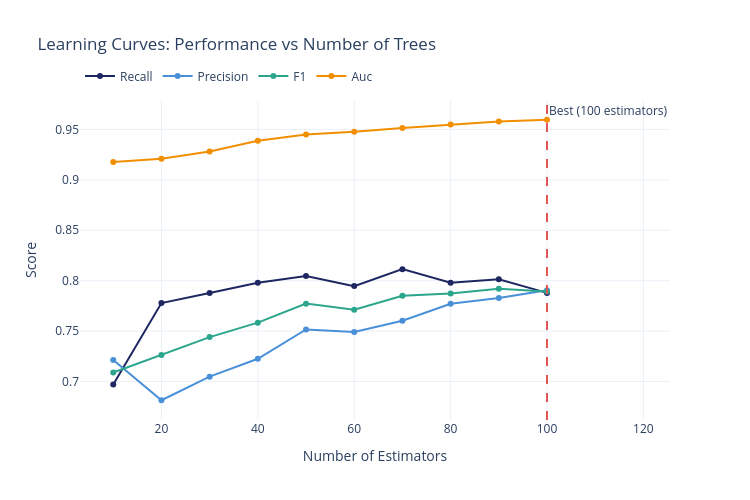

The notebook cell saved with this chart:
### Markdown cell above
---
## 10. Learning Curves: Performance vs Number of Estimators

### Code cell
# Train models with increasing n_estimators to see learning curves
n_estimators_range = list(range(10, lgb_clf.n_estimators + 1, 10))
learning_curves = []

for n_est in n_estimators_range:
    lgb_temp = Pipeline([
        ("prep", prep_tree),
        ("clf", LGBMClassifier(
            n_estimators=n_est,
            max_depth=lgb_clf.max_depth,
            learning_rate=lgb_clf.learning_rate,
            num_leaves=lgb_clf.num_leaves,
            min_child_samples=lgb_clf.min_child_samples,
            subsample=lgb_clf.subsample,
            colsample_bytree=lgb_clf.colsample_bytree,
            scale_pos_weight=pos_weight,
            random_state=RANDOM_STATE,
            verbose=-1,
            n_jobs=-1,
        )),
    ])
    
    lgb_temp.fit(X_train, y_train)
    y_pred_t = lgb_temp.predict(X_test)
    y_score_t = lgb_temp.predict_proba(X_test)[:, 1]
    
    learning_curves.append({
        "n_estimators": n_est,
        "recall": recall_score(y_test, y_pred_t),
        "precision": precision_score(y_test, y_pred_t, zero_division=0),
        "f1": f1_score(y_test, y_pred_t),
        "auc": roc_auc_score(y_test, y_score_t),
    })

df_curves = pd.DataFrame(learning_curves)

fig_curves = go.Figure()
for metric, color in [("recall", COLORS["navy"]), ("precision", COLORS["accent"]),
                       ("f1", COLORS["green"]), ("auc", COLORS["orange"])]:
    fig_curves.add_trace(go.Scatter(
        x=df_curves["n_estimators"], y=df_curves[metric],
        name=metric.capitalize(),
        line=dict(color=color, width=2),
        mode="lines+markers",
    ))

fig_curves.add_vline(x=lgb_clf.n_estimators, line_dash="dash", line_color=COLORS["red"],
                     annotation_text=f"Best ({lgb_clf.n_estimators} estimators)")

fig_curves.update_layout(
    title="Learning Curves: Performance vs Number of Trees",
    xaxis_title="Number of Estimators",
    yaxis_title="Score",
    height=500, width=750,
    legend=dict(orientation="h", y=1.12),
)
fig_curves.show()
save_chart(fig_curves, MODEL_SLUG, "learning_curves")

### Figure 1 — Plotly figure (JSON) as saved in the notebook; plotly's stock layout.template omitted (floating-point values rounded to 4 significant figures)
{"data": [{"line": {"color": "#1E2761", "width": 2}, "mode": "lines+markers", "name": "Recall", "type": "scatter", "x": [10, 20, 30, 40, 50, 60, 70, 80, 90, 100], "y": [0.697, 0.7778, 0.7879, 0.798, 0.8047, 0.7946, 0.8114, 0.798, 0.8013, 0.7879]}, {"line": {"color": "#4A90D9", "width": 2}, "mode": "lines+markers", "name": "Precision", "type": "scatter", "x": [10, 20, 30, 40, 50, 60, 70, 80, 90, 100], "y": [0.7213, 0.6814, 0.7048, 0.7226, 0.7516, 0.7492, 0.7603, 0.777, 0.7829, 0.7905]}, {"line": {"color": "#2CA58D", "width": 2}, "mode": "lines+markers", "name": "F1", "type": "scatter", "x": [10, 20, 30, 40, 50, 60, 70, 80, 90, 100], "y": [0.7089, 0.7264, 0.744, 0.7584, 0.7772, 0.7712, 0.785, 0.7874, 0.792, 0.7892]}, {"line": {"color": "#F18F01", "width": 2}, "mode": "lines+markers", "name": "Auc", "type": "scatter", "x": [10, 20, 30, 40, 50, 60, 70, 80, 90, 100], "y": [0.9176, 0.9209, 0.928, 0.9387, 0.945, 0.9477, 0.9515, 0.955, 0.9578, 0.9596]}], "layout": {"annotations": [{"showarrow": false, "text": "Best (100 estimators)", "x": 100, "xanchor": "left", "xref": "x", "y": 1, "yanchor": "top", "yref": "y domain"}], "height": 500, "legend": {"orientation": "h", "y": 1.12}, "shapes": [{"line": {"color": "#E15554", "dash": "dash"}, "type": "line", "x0": 100, "x1": 100, "xref": "x", "y0": 0, "y1": 1, "yref": "y domain"}], "title": {"text": "Learning Curves: Performance vs Number of Trees"}, "width": 750, "xaxis": {"title": {"text": "Number of Estimators"}}, "yaxis": {"title": {"text": "Score"}}}}
